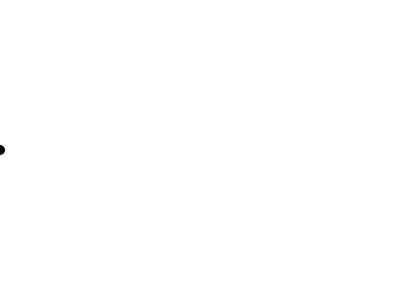
Frame 1 (no input)
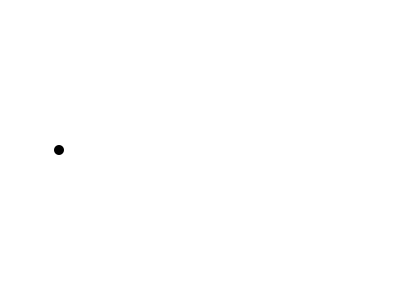
Frame 60 (the mouse pressed at the canvas centre just before this capture)
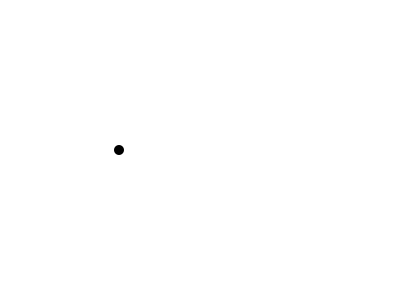
Frame 120 (the mouse held since frame 60 and released just before this capture)

The Processing sketch that drew these frames (run headless with seeded random() and noise(); from frame 60 on, the mouse is pressed at the canvas centre):

// Processing sketch: Day05_7_Counter_Animation
// ── Day05_7_Counter_Animation.pde
/* Counter Animation */

int counter; //dictates movement - only variable

void setup() {
  size(400, 300);  
  frameRate(24); //you can adjust framerate to adjust speed of ball
  smooth();
  noStroke();
}

void draw() {

  fill(255); //set color to white
  rect(0, 0, width, height); // draws rectangle for background (each frame)

  //or use the background
  //background(255);
  fill(0); // set color to black

  ellipse(counter, 150, 10, 10); //draws circle at x-position based on time

  counter++; //you can also adjust the value added to counter to change the speed of the circle
  //  counter += 2;
}
